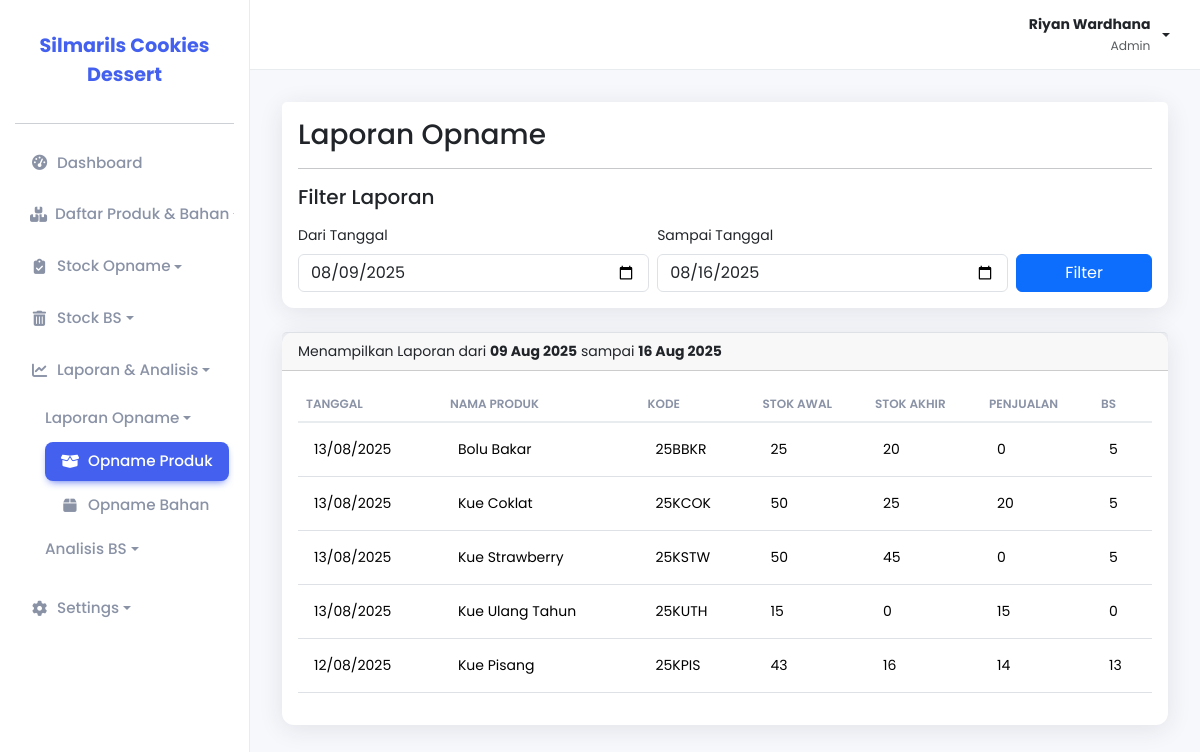
The app's page /pages/laporan_opname/produk/index.php (signed in) with its own data.
### tables this page shows
CREATE TABLE `opname_produk` (
  `id_opname` int NOT NULL,
  `kode_produk` varchar(50) NOT NULL,
  `tanggal_opname` date NOT NULL,
  `nama_produk` varchar(255) NOT NULL,
  `kode` varchar(255) DEFAULT NULL,
  `stok_awal` varchar(255) DEFAULT NULL,
  `stok_akhir` varchar(255) DEFAULT NULL,
  `penjualan` varchar(255) DEFAULT NULL,
  `bs` varchar(255) DEFAULT NULL
);

CREATE TABLE `produk` (
  `kode_produk` varchar(50) NOT NULL,
  `nama_produk` varchar(255) NOT NULL,
  `jumlah_produk` int NOT NULL,
  `tanggal_produksi` date NOT NULL,
  `tanggal_expired` date NOT NULL,
  `harga_produk` int NOT NULL,
  `keterangan` enum('Layak','Expired') NOT NULL DEFAULT 'Layak'
);

### pages/laporan_opname/produk/index.php (the view)
<?php
include_once(__DIR__ . '/../../../includes/header.php');
$tanggal_akhir = $_GET['tanggal_akhir'] ?? date('Y-m-d');
$tanggal_mulai = $_GET['tanggal_mulai'] ?? date('Y-m-d', strtotime('-7 days', strtotime($tanggal_akhir)));
$stmt = $pdo->prepare("
    SELECT op.*, p.nama_produk
    FROM opname_produk op
    JOIN produk p ON op.kode_produk = p.kode_produk
    WHERE op.tanggal_opname BETWEEN ? AND ?
    ORDER BY op.tanggal_opname DESC, p.nama_produk ASC
");
$stmt->execute([$tanggal_mulai, $tanggal_akhir]);
?>
<div class="card mb-4">
    <div class="card-header bg-white border-0 pb-0">
        <div class="my-2">
            <h1 class="h3 mb-0">Laporan Opname</h1>
        </div>
        <hr>
        <h5 class="card-title mb-0">Filter Laporan</h5>
    </div>
    <div class="card-body">
        <form method="GET" action="" class="row gx-2 gy-2 align-items-end">
            <div class="col-md-5">
                <label for="tanggal_mulai" class="form-label">Dari Tanggal</label>
                <input type="date" class="form-control" name="tanggal_mulai" value="<?php echo $tanggal_mulai; ?>">
            </div>
            <div class="col-md-5">
                <label for="tanggal_akhir" class="form-label">Sampai Tanggal</label>
                <input type="date" class="form-control" name="tanggal_akhir" value="<?php echo $tanggal_akhir; ?>">
            </div>
            <div class="col-md-2">
                <button type="submit" class="btn btn-primary w-100">Filter</button>
            </div>
        </form>
    </div>
</div>
<div class="card">
    <div class="card-header border-top">
        Menampilkan Laporan dari <strong><?php echo date('d M Y', strtotime($tanggal_mulai)); ?></strong> sampai <strong><?php echo date('d M Y', strtotime($tanggal_akhir)); ?></strong>
    </div>
    <div class="card-body">
        <div class="table-responsive">
            <table class="table table-modern">
                <thead>
                    <tr>
                        <th>Tanggal</th>
                        <th>Nama Produk</th>
                        <th>Kode</th>
                        <th>Stok Awal</th>
                        <th>Stok Akhir</th>
                        <th>Penjualan</th>
                        <th>BS</th>
                    </tr>
                </thead>
                <tbody>
                    <?php
                    if ($stmt->rowCount() > 0) {
                        while ($row = $stmt->fetch(PDO::FETCH_ASSOC)) {
                    ?>
                            <tr>
                                <td><?php echo date('d/m/Y', strtotime($row['tanggal_opname'])); ?></td>
                                <td><?php echo htmlspecialchars($row['nama_produk']); ?></td>
                                <td><?php echo htmlspecialchars($row['kode']); ?></td>
                                <td><?php echo htmlspecialchars($row['stok_awal']); ?></td>
                                <td><?php echo htmlspecialchars($row['stok_akhir']); ?></td>
                                <td><?php echo htmlspecialchars($row['penjualan']); ?></td>
                                <td><?php echo htmlspecialchars($row['bs']); ?></td>
                            </tr>
                    <?php
                        }
                    } else {
                        echo "<tr><td colspan='7' class='text-center py-4'>Tidak ada data opname pada rentang tanggal yang dipilih.</td></tr>";
                    }
                    ?>
                </tbody>
            </table>
        </div>
    </div>
</div>
<?php
include_once(__DIR__ . '/../../../includes/footer.php');
?>

### assets/css/style.css (style rules this page uses)
:root { --primary-color: #4361ee; --background-color: #f7f8fc; --sidebar-bg: #ffffff; --card-bg: #ffffff; --text-color: #3b4455; --text-muted-color: #8a92a6; --border-color: #e9ecef; --shadow: 0 4px 24px 0 rgb(34 41 47 / 10%); --border-radius: 12px; }
body { font-family: "Poppins", sans-serif; background-color: var(--background-color); color: var(--text-color); font-size: 14px; }
.card { border-radius: var(--border-radius); border: none; box-shadow: var(--shadow); margin-bottom: 1.5rem; }
.table-modern { border-collapse: collapse; width: 100%; }
.table-modern thead th { background-color: transparent; border-bottom: 2px solid var(--border-color); color: var(--text-muted-color); font-weight: 600; text-transform: uppercase; font-size: 12px; }
.table-modern tbody td { vertical-align: middle; padding: 1rem; border-top: 1px solid var(--border-color); }

### records on screen
opname_produk: tanggal_opname "13/08/2025", kode_produk.nama_produk "Bolu Bakar", kode "25BBKR", stok_awal "25", stok_akhir "20", penjualan "0", bs "5"
opname_produk: tanggal_opname "13/08/2025", kode_produk.nama_produk "Kue Coklat", kode "25KCOK", stok_awal "50", stok_akhir "25", penjualan "20", bs "5"
opname_produk: tanggal_opname "13/08/2025", kode_produk.nama_produk "Kue Strawberry", kode "25KSTW", stok_awal "50", stok_akhir "45", penjualan "0", bs "5"
opname_produk: tanggal_opname "13/08/2025", kode_produk.nama_produk "Kue Ulang Tahun", kode "25KUTH", stok_awal "15", stok_akhir "0", penjualan "15", bs "0"
opname_produk: tanggal_opname "12/08/2025", kode_produk.nama_produk "Kue Pisang", kode "25KPIS", stok_awal "43", stok_akhir "16", penjualan "14", bs "13"

### other values on screen
$_SESSION['nama_lengkap'] "Riyan Wardhana"
$_SESSION['level'] "Admin"
NAMA_WEBSITE "Silmarils Cookies Dessert"
date('d M Y', strtotime($tanggal_mulai)) "09 Aug 2025"
